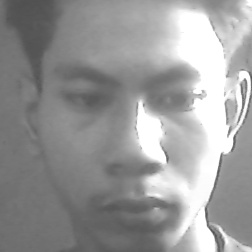
#> input picture dataset/sample.1.1.jpg, 252 x 252 px; its folder holds 4 pictures in this run
$ python train_image.py
#> lines starting #> are read from the running program, lines starting #| are printed output that depends on the picture
import cv2
import numpy as np
from PIL import Image
import os

# Path for face image database
path = 'dataset'

# Create the LBPH face recognizer with custom parameters
recognizer = cv2.face.LBPHFaceRecognizer_create(radius=1, neighbors=8, grid_x=8, grid_y=8)
detector = cv2.CascadeClassifier("haarcascade_frontalface_default.xml")

# Function to get the images and label data
def getImagesAndLabels(path):
#> called with path = 'dataset'
    imagePaths = [os.path.join(path, f) for f in os.listdir(path)]
    faceSamples = []
    ids = []

    for imagePath in imagePaths:
        PIL_img = Image.open(imagePath).convert('L')  # convert it to grayscale
#> PIL_img is the input picture: PIL image 252x252 L; min 79, max 255, mean 152.8
        img_numpy = np.array(PIL_img, 'uint8')

        # Apply Histogram Equalization to improve contrast
        img_numpy = cv2.equalizeHist(img_numpy)
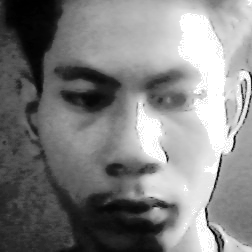
#> img_numpy: shape (252, 252); min 0, max 255, mean 129.4

        id = int(os.path.split(imagePath)[-1].split(".")[1])
        faces = detector.detectMultiScale(img_numpy)
#> faces = [[28, 17, 204, 204]]

        for (x, y, w, h) in faces:
            faceSamples.append(img_numpy[y:y + h, x:x + w])
            ids.append(id)
#> this loop made 1 pass
#> after the loop, faceSamples = 1 item; ids = [1]
#> pass 2 of the loop in getImagesAndLabels, `for imagePath in imagePaths:`:
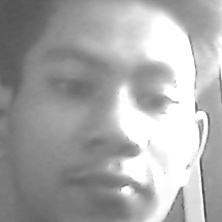
#> input picture dataset/sample.1.10.jpg, 222 x 222 px
#> in getImagesAndLabels, PIL_img is the input picture: PIL image 222x222 L; min 62, max 255, mean 167.9
#> in getImagesAndLabels, `img_numpy = cv2.equalizeHist(img_numpy)`:
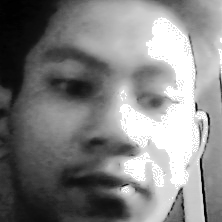
#> img_numpy: shape (222, 222); min 0, max 255, mean 130.2
#> faces = [[20, 16, 186, 186]]
#> the loop in getImagesAndLabels, `for (x, y, w, h) in faces:` made 1 pass
#> after the loop in getImagesAndLabels, `for (x, y, w, h) in faces:`: faceSamples = 2 items; ids = [1, 1]
#> pass 3 of the loop in getImagesAndLabels, `for imagePath in imagePaths:`:
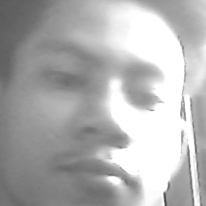
#> input picture dataset/sample.1.11.jpg, 206 x 206 px
#> in getImagesAndLabels, PIL_img is the input picture: PIL image 206x206 L; min 68, max 255, mean 176
#> in getImagesAndLabels, `img_numpy = cv2.equalizeHist(img_numpy)`:
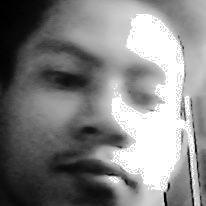
#> img_numpy: shape (206, 206); min 0, max 255, mean 131.7
#> faces = [[19, 14, 174, 174]]
#> the loop in getImagesAndLabels, `for (x, y, w, h) in faces:` made 1 pass
#> after the loop in getImagesAndLabels, `for (x, y, w, h) in faces:`: faceSamples = 3 items; ids = [1, 1, 1]
#> the loop made 4 passes; the first 3 are shown

    return faceSamples, ids

print("[ Train Image ] Training faces. It will take a few seconds. Wait ...")
faces, ids = getImagesAndLabels(path)
recognizer.train(faces, np.array(ids))

# Save the model into trainer/trainer.yml
if not os.path.exists('trainer'):
    os.makedirs('trainer')

recognizer.write('trainer/trainer.yml')

# Print the number of faces trained and end program
print(f"[ Train Image ] {len(np.unique(ids))} faces trained. Exiting Program...")
